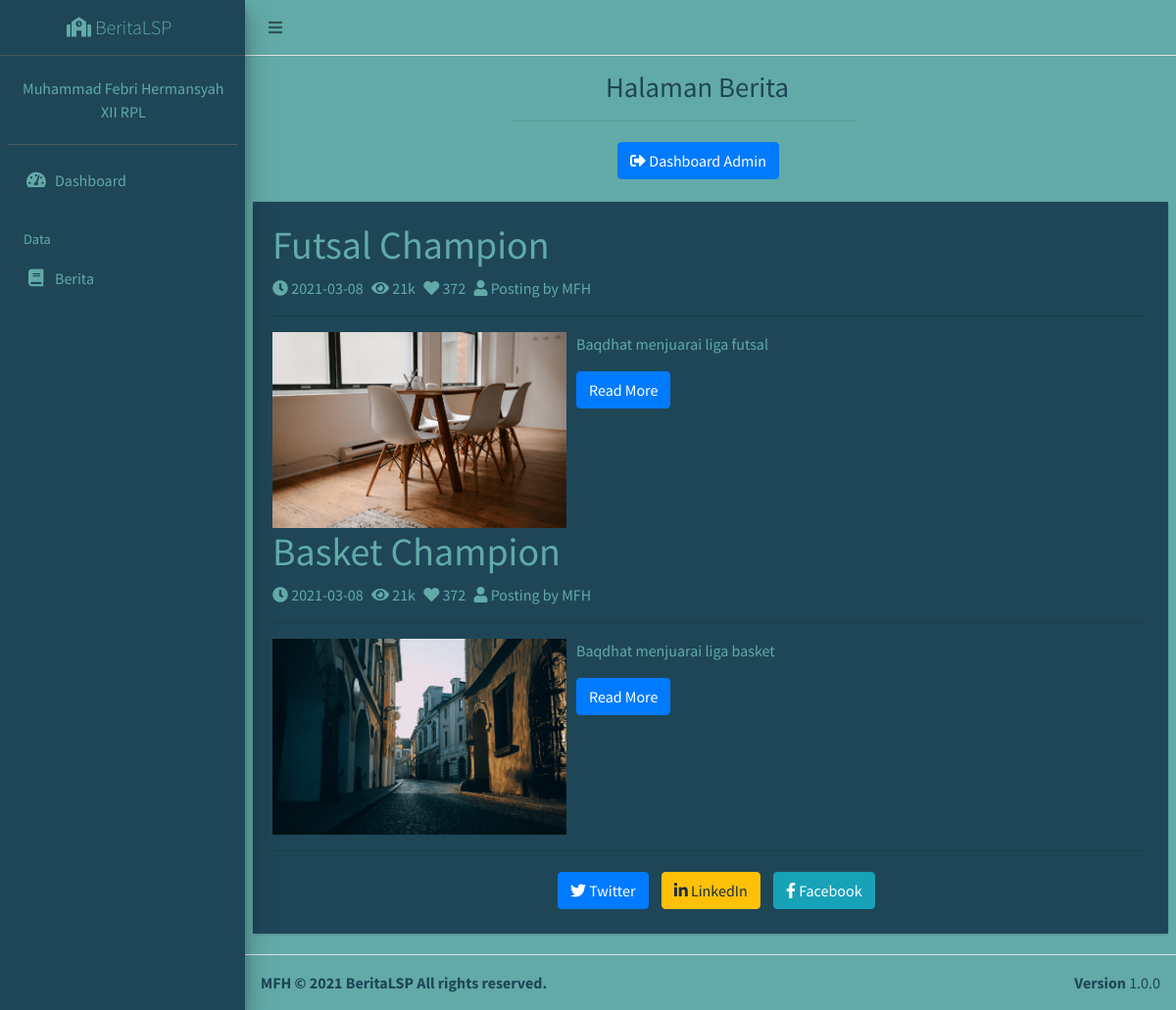
The app's page /public/tampilan (signed in) with its own data.
### tables this page shows
CREATE TABLE `berita` (
  `id_berita` varchar(10) NOT NULL,
  `id_kategori` varchar(10) NOT NULL,
  `judul` varchar(30) NOT NULL,
  `isi_berita` text NOT NULL,
  `tanggal` date NOT NULL,
  `gambar` blob NOT NULL
);

### app/core/Controller.php (called while the page is built, shortened)
<?php
class Controller{
	public function view($view, $data = [])
	{
		require_once '../app/views/' . $view . '.php';
	}
	public function model($model)
	{
		return new $model;
	}
}

### app/controllers/Tampilan.php (called while the page is built, shortened)
<?php
class Tampilan extends Controller
{
	public function index()
	{
		$data['title'] = 'Halaman Berita';
		$data['berita'] = $this->model('BeritaModel')->getAllBerita();
		$this->view('tampilan/index', $data);
	}
}

### app/core/App.php (called while the page is built, shortened)
<?php
class App{
	protected $method = 'index';
	protected $params = [];
	public function __construct(){
		$this->controller = new $this->controller;
		call_user_func_array([$this->controller, $this->method], $this->params);
	}
}

### public/index.php (called while the page is built, shortened)
<?php
$app = new App;

### app/core/Database.php (called while the page is built, shortened)
<?php
class Database{
	private $host = DB_HOST;
	private $user = DB_USER;
	private $pass = DB_PASS;
	private $dbnm = DB_NAME;
	private $dbh;
	private $stmt;
	public function __construct()
	{
		$dsn = 'mysql:host='. $this->host .';dbname='. $this->dbnm;
		$option = [
			PDO::ATTR_PERSISTENT => true,
			PDO::ATTR_ERRMODE => PDO::ERRMODE_EXCEPTION
		];
		try{
			$this->dbh = new PDO($dsn,$this->user,$this->pass, $option);
		}catch(PDOException $e){
			die($e->getMessage());
		}
	}
	public function query($query)
	{
		$this->stmt = $this->dbh->prepare($query);
	}
	public function execute()
	{
		$this->stmt->execute();
	}
	public function resultSet()
	{
		$this->execute();
		return $this->stmt->fetchAll(PDO::FETCH_ASSOC);
	}
}

### app/models/BeritaModel.php (called while the page is built, shortened)
<?php
class BeritaModel
{
	private $table = 'berita';
	private $db;
	public function __construct()
	{
		$this->db = new Database;
	}
	public function getAllBerita()
	{
		$this->db->query("SELECT * FROM " . $this->table . ' ORDER BY tanggal DESC ');
		return $this->db->resultSet();
	}
}

### app/views/tampilan/index.php (the view, shortened to what this page needs)
<div class="content-wrapper" style="background: #62AAA8; padding-bottom: 5px;">
  <section class="content-header">
    <div class="container-fluid">
      <div class="row mb-2">
        <div class="col-sm-8">
          <h1 style="margin-left: 58%; color: #1E4657;">Halaman Berita</h1>
          <hr style="margin-left: 42%;">
          <a class="btn btn-primary" href="home" role="button" style="margin-left: 60%; margin-top: 5px;"><i class="nav-icon fas fa-sign-out-alt"></i> Dashboard Admin</a>
        </div>
      </div>
    </div>
  </section>
  <section class="content" style="color: #62AAA8;">
    <div class="card">
      <div class="card-body" style="background: #1E4657;">
        <?php foreach ($data['berita'] as $row) : ?>
          <h1><?= $row['judul']; ?></h1>
          <p><i class="fa fa-clock"></i> <?= $row['tanggal']; ?> <i class="fa fa-eye" style="margin-left: 5px;"></i> 21k <i class="fa fa-heart" style="margin-left: 5px;"></i> 372 <i class="fas fa-user" style="margin-left: 5px;"></i> Posting by MFH</p>
          <hr>
          <div class="media">
            <a href="#">
              <img class="media-object " src="<?= $row['gambar']; ?>" width="300px" height="200px">
            </a>
            <div class="media-body">
              <p style="margin-left: 10px;"><?= $row['isi_berita']; ?></p>
              <a href="https://www.kompas.com/">
                <button class="btn btn-primary" style="margin-left: 10px;">Read More</button>
              </a>
            </div>
          </div>
        <?php endforeach; ?>
        <hr>
        <div class="" style="margin-left: 32%;">
          <a href="https://twitter.com/twitter" class="btn btn-primary" style="margin: 5px;"><i class="fab fa-twitter"></i> Twitter</a>
          <a href="https://id.linkedin.com/" class="btn btn-warning" style="margin: 5px;"><i class="fab fa-linkedin-in"></i> LinkedIn</a>
          <a href="https://id-id.facebook.com/" class="btn btn-info" style="margin: 5px;"><i class="fab fa-facebook-f"></i> Facebook</a>
        </div>
      </div>
    </div>
  </section>
</div>

### records on screen
berita: judul "Futsal Champion", tanggal "2021-03-08", gambar (picture), isi_berita "Baqdhat menjuarai liga futsal"
berita: judul "Basket Champion", tanggal "2021-03-08", gambar (picture), isi_berita "Baqdhat menjuarai liga basket"
